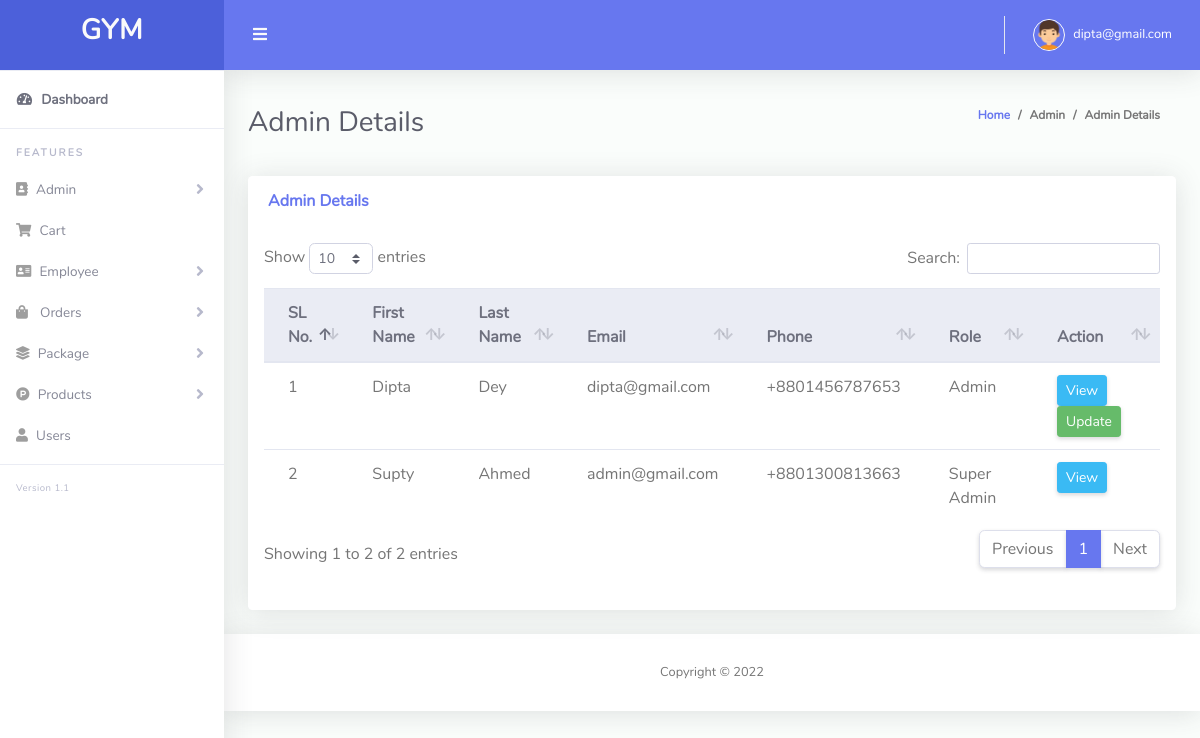
The app's page /admin/admins.php (signed in), older data.
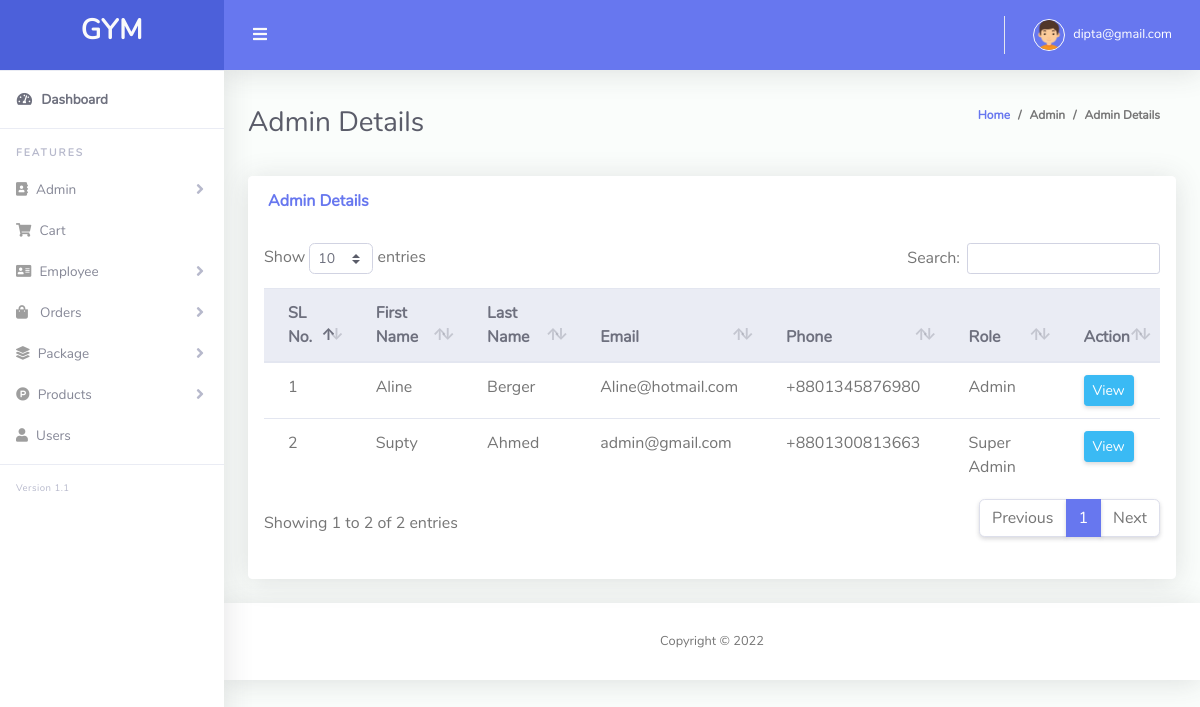
The same page, newer data.
### tables this page shows
CREATE TABLE `admin_table` (
  `admin_id` int(20) NOT NULL,
  `first_name` varchar(255) NOT NULL,
  `last_name` varchar(255) NOT NULL,
  `admin_email` varchar(255) NOT NULL,
  `admin_password` varchar(255) NOT NULL,
  `phone` varchar(255) NOT NULL,
  `admin_status` tinyint(4) NOT NULL,
  `soft_delete` tinyint(4) NOT NULL DEFAULT 0,
  `created_at` timestamp NOT NULL DEFAULT current_timestamp()
);

### Classes/DB.php (called while the page is built, shortened)
<?php
class DB
{
    public function connect(){
        $this->conn = new mysqli("localhost","root","","gym");
        if ($this->conn->connect_error) {
          die("Connection failed: " . $this->conn->connect_error);
        }
        else{
            return $msg =  "connected";
        }
    }
}

### Classes/LoginClass.php (called while the page is built, shortened)
<?php
include_once 'db.php';
class LoginClass extends DB
{
    public function adminList()
    {
        $query = "SELECT * FROM admin_table where soft_delete = 0 order by admin_id DESC";
        $result = $this->conn->query($query);
        return $result;
    }
}

### admin/admins.php (the view, shortened to what this page needs)
<?php include 'layouts/header.php';
?>
<div class="container-fluid" id="container-wrapper">
    <div class="d-sm-flex align-items-center justify-content-between mb-4">
        <h1 class="h3 mb-0 text-gray-800">Admin Details</h1>
        <ol class="breadcrumb">
            <li class="breadcrumb-item"><a href="./">Home</a></li>
            <li class="breadcrumb-item">Admin</li>
            <li class="breadcrumb-item active" aria-current="page">Admin Details</li>
        </ol>
    </div>
    <div class="row">
        <div class="col-lg-12 mb-4">
            <div class="card">
                <div class="card-header py-3 d-flex flex-row align-items-center justify-content-between">
                    <h6 class="m-0 font-weight-bold text-primary">Admin Details</h6>
                </div>
                <div class="table-responsive p-3">
                    <table class="table align-items-center table-flush" id="dataTable">
                        <thead class="thead-light">
                            <tr>
                                <th>SL No.</th>
                                <th>First Name</th>
                                <th>Last Name</th>
                                <th>Email</th>
                                <th>Phone</th>
                                <th>Role</th>
                                <th>Action</th>
                            </tr>
                        </thead>
                        <tbody>
                            <?php
                            $i = 0;
                            $view = $create->adminList();
                            foreach ($view as $value) {
                            ?>
                                <tr>
                                    <td><?php echo $i += 1; ?></td>
                                    <td><?php echo $value['first_name']; ?></td>
                                    <td><?php echo $value['last_name']; ?></td>
                                    <td><?php echo $value['admin_email']; ?></td>
                                    <td><?php echo $value['phone']; ?></td>
                                    <td>
                                        <?php
                                        if ($value['admin_status'] == '0') {
                                            echo "Super Admin";
                                        } elseif ($value['admin_status'] == '1') {
                                            echo "Admin";
                                        } else {
                                            echo "Role Not found!";
                                        }
                                        ?>
                                    </td>
                                    <td>
                                        <a href="viewadmin.php?adminid=<?php echo $value['admin_id']; ?>" class="btn btn-sm btn-info">View</a>
                                        <?php if ($status == 0 || $adminid == $value['admin_id']) { ?>
                                            <a href="update_admin.php?adminid=<?php echo $value['admin_id']; ?>" class="btn btn-sm btn-success">Update</a>
                                        <?php } ?>
                                    </td>
                                </tr>
                            <?php } ?>
                        </tbody>
                    </table>
                </div>
                <div class="card-footer"></div>
            </div>
        </div>
    </div>
</div>
<?php include 'layouts/footer.php'; ?>

Row changes from the older to the newer data that the page shows:
no longer on this page (row edited): admin_table: i "1", first_name "Dipta", last_name "Dey", admin_email "dipta@gmail.com", phone "+8801456787653", admin_status "Admin"
added admin_table: i "1", first_name "Aline", last_name "Berger", admin_email "Aline@hotmail.com", phone "+8801345876980", admin_status "Admin"
